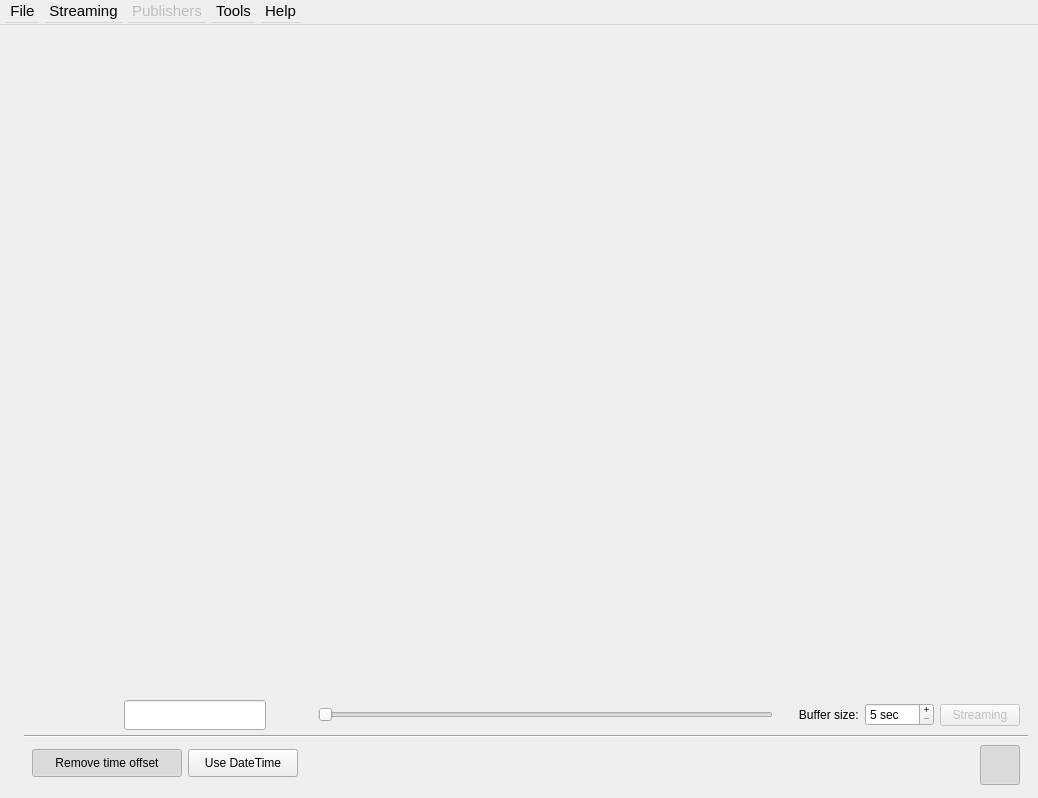
<?xml version="1.0" encoding="UTF-8"?>
<ui version="4.0">
 <class>MainWindow</class>
 <widget class="QMainWindow" name="MainWindow">
  <property name="windowModality">
   <enum>Qt::NonModal</enum>
  </property>
  <property name="geometry">
   <rect>
    <x>0</x>
    <y>0</y>
    <width>1038</width>
    <height>798</height>
   </rect>
  </property>
  <property name="focusPolicy">
   <enum>Qt::StrongFocus</enum>
  </property>
  <property name="windowTitle">
   <string>PlotJuggler</string>
  </property>
  <property name="windowIcon">
   <iconset resource="resource.qrc">
    <normaloff>:/icons/resources/office_chart_line_stacked.png</normaloff>:/icons/resources/office_chart_line_stacked.png</iconset>
  </property>
  <property name="styleSheet">
   <string notr="true"/>
  </property>
  <widget class="QWidget" name="centralWidget">
   <layout class="QVBoxLayout" name="verticalLayout">
    <property name="leftMargin">
     <number>6</number>
    </property>
    <property name="topMargin">
     <number>6</number>
    </property>
    <property name="rightMargin">
     <number>6</number>
    </property>
    <property name="bottomMargin">
     <number>6</number>
    </property>
    <item>
     <widget class="QSplitter" name="splitter">
      <property name="frameShape">
       <enum>QFrame::NoFrame</enum>
      </property>
      <property name="midLineWidth">
       <number>0</number>
      </property>
      <property name="orientation">
       <enum>Qt::Horizontal</enum>
      </property>
      <property name="opaqueResize">
       <bool>true</bool>
      </property>
      <property name="handleWidth">
       <number>1</number>
      </property>
      <property name="childrenCollapsible">
       <bool>false</bool>
      </property>
      <widget class="QFrame" name="leftFrame">
       <layout class="QVBoxLayout" name="leftLayout">
        <property name="spacing">
         <number>0</number>
        </property>
        <property name="leftMargin">
         <number>4</number>
        </property>
        <property name="topMargin">
         <number>4</number>
        </property>
        <property name="rightMargin">
         <number>4</number>
        </property>
        <property name="bottomMargin">
         <number>4</number>
        </property>
       </layout>
      </widget>
      <widget class="QWidget" name="plottingArea" native="true">
       <layout class="QVBoxLayout" name="verticalLayout_2">
        <property name="spacing">
         <number>0</number>
        </property>
        <property name="leftMargin">
         <number>4</number>
        </property>
        <property name="topMargin">
         <number>4</number>
        </property>
        <property name="rightMargin">
         <number>4</number>
        </property>
        <property name="bottomMargin">
         <number>4</number>
        </property>
        <item>
         <layout class="QVBoxLayout" name="plottingLayout">
          <property name="spacing">
           <number>0</number>
          </property>
          <item>
           <spacer name="verticalSpacer">
            <property name="orientation">
             <enum>Qt::Vertical</enum>
            </property>
            <property name="sizeHint" stdset="0">
             <size>
              <width>20</width>
              <height>0</height>
             </size>
            </property>
           </spacer>
          </item>
          <item>
           <widget class="QWidget" name="widgetTimescale" native="true">
            <property name="maximumSize">
             <size>
              <width>16777215</width>
              <height>40</height>
             </size>
            </property>
            <layout class="QHBoxLayout" name="horizontalLayoutZoom" stretch="0,0,0,0,1,0,0,0,0">
             <property name="leftMargin">
              <number>8</number>
             </property>
             <property name="topMargin">
              <number>0</number>
             </property>
             <property name="rightMargin">
              <number>8</number>
             </property>
             <property name="bottomMargin">
              <number>0</number>
             </property>
             <item>
              <widget class="QPushButton" name="pushButtonOptions">
               <property name="minimumSize">
                <size>
                 <width>40</width>
                 <height>40</height>
                </size>
               </property>
               <property name="maximumSize">
                <size>
                 <width>40</width>
                 <height>40</height>
                </size>
               </property>
               <property name="focusPolicy">
                <enum>Qt::NoFocus</enum>
               </property>
               <property name="toolTip">
                <string>&lt;html&gt;&lt;head/&gt;&lt;body&gt;&lt;p&gt;Show/Hide extra options&lt;/p&gt;&lt;/body&gt;&lt;/html&gt;</string>
               </property>
               <property name="styleSheet">
                <string notr="true"/>
               </property>
               <property name="text">
                <string/>
               </property>
               <property name="icon">
                <iconset resource="resource.qrc">
                 <normaloff>:/icons/resources/light/settings_cog.png</normaloff>:/icons/resources/light/settings_cog.png</iconset>
               </property>
               <property name="iconSize">
                <size>
                 <width>28</width>
                 <height>28</height>
                </size>
               </property>
               <property name="checkable">
                <bool>true</bool>
               </property>
               <property name="flat">
                <bool>true</bool>
               </property>
              </widget>
             </item>
             <item>
              <widget class="QPushButton" name="pushButtonTimeTracker">
               <property name="minimumSize">
                <size>
                 <width>40</width>
                 <height>40</height>
                </size>
               </property>
               <property name="maximumSize">
                <size>
                 <width>40</width>
                 <height>40</height>
                </size>
               </property>
               <property name="focusPolicy">
                <enum>Qt::NoFocus</enum>
               </property>
               <property name="toolTip">
                <string>&lt;html&gt;&lt;head/&gt;&lt;body&gt;&lt;p&gt;Change the amount of information displayed with the vertical TimeTracker&lt;/p&gt;&lt;/body&gt;&lt;/html&gt;</string>
               </property>
               <property name="styleSheet">
                <string notr="true"/>
               </property>
               <property name="text">
                <string/>
               </property>
               <property name="icon">
                <iconset resource="resource.qrc">
                 <normaloff>:/icons/resources/light/line_tracker_1.png</normaloff>:/icons/resources/light/line_tracker_1.png</iconset>
               </property>
               <property name="iconSize">
                <size>
                 <width>36</width>
                 <height>36</height>
                </size>
               </property>
               <property name="flat">
                <bool>true</bool>
               </property>
              </widget>
             </item>
             <item>
              <widget class="QLineEdit" name="displayTime">
               <property name="sizePolicy">
                <sizepolicy hsizetype="MinimumExpanding" vsizetype="Fixed">
                 <horstretch>0</horstretch>
                 <verstretch>0</verstretch>
                </sizepolicy>
               </property>
               <property name="minimumSize">
                <size>
                 <width>80</width>
                 <height>30</height>
                </size>
               </property>
               <property name="maximumSize">
                <size>
                 <width>200</width>
                 <height>16777215</height>
                </size>
               </property>
               <property name="font">
                <font>
                 <pointsize>11</pointsize>
                </font>
               </property>
               <property name="alignment">
                <set>Qt::AlignCenter</set>
               </property>
               <property name="readOnly">
                <bool>true</bool>
               </property>
              </widget>
             </item>
             <item>
              <widget class="QPushButton" name="pushButtonPlay">
               <property name="minimumSize">
                <size>
                 <width>40</width>
                 <height>40</height>
                </size>
               </property>
               <property name="maximumSize">
                <size>
                 <width>40</width>
                 <height>40</height>
                </size>
               </property>
               <property name="focusPolicy">
                <enum>Qt::NoFocus</enum>
               </property>
               <property name="styleSheet">
                <string notr="true">QPushButton:checked {
    background-color: transparent;
    border:  0px;
    padding: 3px;
    outline: none;
}</string>
               </property>
               <property name="text">
                <string/>
               </property>
               <property name="icon">
                <iconset resource="resource.qrc">
                 <normaloff>:/icons/resources/light/play_arrow.png</normaloff>
                 <normalon>:/icons/resources/light/pause.png</normalon>:/icons/resources/light/play_arrow.png</iconset>
               </property>
               <property name="iconSize">
                <size>
                 <width>36</width>
                 <height>36</height>
                </size>
               </property>
               <property name="checkable">
                <bool>true</bool>
               </property>
               <property name="checked">
                <bool>false</bool>
               </property>
               <property name="flat">
                <bool>true</bool>
               </property>
              </widget>
             </item>
             <item>
              <widget class="RealSlider" name="timeSlider">
               <property name="enabled">
                <bool>true</bool>
               </property>
               <property name="sizePolicy">
                <sizepolicy hsizetype="Expanding" vsizetype="Fixed">
                 <horstretch>1</horstretch>
                 <verstretch>0</verstretch>
                </sizepolicy>
               </property>
               <property name="minimumSize">
                <size>
                 <width>0</width>
                 <height>40</height>
                </size>
               </property>
               <property name="maximumSize">
                <size>
                 <width>16777215</width>
                 <height>40</height>
                </size>
               </property>
               <property name="focusPolicy">
                <enum>Qt::WheelFocus</enum>
               </property>
               <property name="maximum">
                <number>0</number>
               </property>
               <property name="orientation">
                <enum>Qt::Horizontal</enum>
               </property>
               <property name="tickPosition">
                <enum>QSlider::NoTicks</enum>
               </property>
               <property name="tickInterval">
                <number>1</number>
               </property>
              </widget>
             </item>
             <item>
              <spacer name="horizontalSpacer">
               <property name="orientation">
                <enum>Qt::Horizontal</enum>
               </property>
               <property name="sizeHint" stdset="0">
                <size>
                 <width>10</width>
                 <height>20</height>
                </size>
               </property>
              </spacer>
             </item>
             <item>
              <widget class="QLabel" name="streamingLabel">
               <property name="text">
                <string>   Buffer size:</string>
               </property>
              </widget>
             </item>
             <item>
              <widget class="QSpinBox" name="streamingSpinBox">
               <property name="focusPolicy">
                <enum>Qt::ClickFocus</enum>
               </property>
               <property name="toolTip">
                <string>Size of the  Buffer (seconds)</string>
               </property>
               <property name="buttonSymbols">
                <enum>QAbstractSpinBox::PlusMinus</enum>
               </property>
               <property name="accelerated">
                <bool>true</bool>
               </property>
               <property name="correctionMode">
                <enum>QAbstractSpinBox::CorrectToPreviousValue</enum>
               </property>
               <property name="suffix">
                <string> sec</string>
               </property>
               <property name="minimum">
                <number>5</number>
               </property>
               <property name="maximum">
                <number>100</number>
               </property>
               <property name="value">
                <number>5</number>
               </property>
              </widget>
             </item>
             <item>
              <widget class="QPushButton" name="pushButtonStreaming">
               <property name="enabled">
                <bool>false</bool>
               </property>
               <property name="focusPolicy">
                <enum>Qt::NoFocus</enum>
               </property>
               <property name="toolTip">
                <string>&lt;html&gt;&lt;head/&gt;&lt;body&gt;&lt;p&gt;Start/Stop streaming&lt;/p&gt;&lt;p&gt;( &lt;span style=&quot; font-weight:600;&quot;&gt;CTRL+Space &lt;/span&gt;)&lt;/p&gt;&lt;/body&gt;&lt;/html&gt;</string>
               </property>
               <property name="text">
                <string>Streaming</string>
               </property>
               <property name="checkable">
                <bool>true</bool>
               </property>
              </widget>
             </item>
            </layout>
           </widget>
          </item>
          <item>
           <widget class="Line" name="line">
            <property name="orientation">
             <enum>Qt::Horizontal</enum>
            </property>
           </widget>
          </item>
          <item>
           <widget class="QWidget" name="widgetOptions" native="true">
            <property name="minimumSize">
             <size>
              <width>0</width>
              <height>50</height>
             </size>
            </property>
            <property name="maximumSize">
             <size>
              <width>16777215</width>
              <height>50</height>
             </size>
            </property>
            <layout class="QHBoxLayout" name="horizontalLayout_2">
             <property name="leftMargin">
              <number>8</number>
             </property>
             <property name="topMargin">
              <number>2</number>
             </property>
             <property name="rightMargin">
              <number>8</number>
             </property>
             <property name="bottomMargin">
              <number>2</number>
             </property>
             <item>
              <widget class="QPushButton" name="pushButtonRemoveTimeOffset">
               <property name="sizePolicy">
                <sizepolicy hsizetype="Preferred" vsizetype="Fixed">
                 <horstretch>0</horstretch>
                 <verstretch>0</verstretch>
                </sizepolicy>
               </property>
               <property name="minimumSize">
                <size>
                 <width>150</width>
                 <height>28</height>
                </size>
               </property>
               <property name="maximumSize">
                <size>
                 <width>16777215</width>
                 <height>28</height>
                </size>
               </property>
               <property name="focusPolicy">
                <enum>Qt::NoFocus</enum>
               </property>
               <property name="toolTip">
                <string>&lt;html&gt;&lt;head/&gt;&lt;body&gt;&lt;p&gt;If checked, an offset will be applied to each timeseries to ensure that the first time instant is equal to zero.&lt;/p&gt;&lt;/body&gt;&lt;/html&gt;</string>
               </property>
               <property name="text">
                <string>Remove time offset</string>
               </property>
               <property name="iconSize">
                <size>
                 <width>16</width>
                 <height>28</height>
                </size>
               </property>
               <property name="checkable">
                <bool>true</bool>
               </property>
               <property name="checked">
                <bool>true</bool>
               </property>
              </widget>
             </item>
             <item>
              <widget class="QPushButton" name="pushButtonUseDateTime">
               <property name="sizePolicy">
                <sizepolicy hsizetype="Preferred" vsizetype="Fixed">
                 <horstretch>0</horstretch>
                 <verstretch>0</verstretch>
                </sizepolicy>
               </property>
               <property name="minimumSize">
                <size>
                 <width>110</width>
                 <height>28</height>
                </size>
               </property>
               <property name="maximumSize">
                <size>
                 <width>16777215</width>
                 <height>28</height>
                </size>
               </property>
               <property name="focusPolicy">
                <enum>Qt::NoFocus</enum>
               </property>
               <property name="toolTip">
                <string>&lt;html&gt;&lt;head/&gt;&lt;body&gt;&lt;p&gt;If active, visualize the current time as DateTime ( YYYY/MM/DD:m::s::ms)&lt;/p&gt;&lt;/body&gt;&lt;/html&gt;</string>
               </property>
               <property name="text">
                <string>Use DateTime</string>
               </property>
               <property name="checkable">
                <bool>true</bool>
               </property>
              </widget>
             </item>
             <item>
              <spacer name="horizontalSpacer_2">
               <property name="orientation">
                <enum>Qt::Horizontal</enum>
               </property>
               <property name="sizeHint" stdset="0">
                <size>
                 <width>40</width>
                 <height>20</height>
                </size>
               </property>
              </spacer>
             </item>
             <item>
              <widget class="QPushButton" name="pushButtonActivateGrid">
               <property name="sizePolicy">
                <sizepolicy hsizetype="Preferred" vsizetype="Preferred">
                 <horstretch>40</horstretch>
                 <verstretch>40</verstretch>
                </sizepolicy>
               </property>
               <property name="minimumSize">
                <size>
                 <width>40</width>
                 <height>40</height>
                </size>
               </property>
               <property name="maximumSize">
                <size>
                 <width>40</width>
                 <height>40</height>
                </size>
               </property>
               <property name="focusPolicy">
                <enum>Qt::NoFocus</enum>
               </property>
               <property name="toolTip">
                <string>&lt;html&gt;&lt;head/&gt;&lt;body&gt;&lt;p&gt;Show/Hide the grid&lt;/p&gt;&lt;/body&gt;&lt;/html&gt;</string>
               </property>
               <property name="styleSheet">
                <string notr="true"/>
               </property>
               <property name="text">
                <string/>
               </property>
               <property name="icon">
                <iconset resource="resource.qrc">
                 <normaloff>:/icons/resources/light/grid.png</normaloff>:/icons/resources/light/grid.png</iconset>
               </property>
               <property name="iconSize">
                <size>
                 <width>32</width>
                 <height>32</height>
                </size>
               </property>
               <property name="checkable">
                <bool>true</bool>
               </property>
               <property name="flat">
                <bool>true</bool>
               </property>
              </widget>
             </item>
             <item>
              <widget class="QPushButton" name="pushButtonRatio">
               <property name="sizePolicy">
                <sizepolicy hsizetype="Minimum" vsizetype="Fixed">
                 <horstretch>0</horstretch>
                 <verstretch>0</verstretch>
                </sizepolicy>
               </property>
               <property name="minimumSize">
                <size>
                 <width>40</width>
                 <height>40</height>
                </size>
               </property>
               <property name="maximumSize">
                <size>
                 <width>40</width>
                 <height>35</height>
                </size>
               </property>
               <property name="focusPolicy">
                <enum>Qt::NoFocus</enum>
               </property>
               <property name="toolTip">
                <string>Keep the aspect ratio of XY plots</string>
               </property>
               <property name="text">
                <string/>
               </property>
               <property name="icon">
                <iconset resource="resource.qrc">
                 <normaloff>:/icons/resources/light/ratio.png</normaloff>:/icons/resources/light/ratio.png</iconset>
               </property>
               <property name="iconSize">
                <size>
                 <width>32</width>
                 <height>32</height>
                </size>
               </property>
               <property name="checkable">
                <bool>true</bool>
               </property>
               <property name="checked">
                <bool>true</bool>
               </property>
               <property name="flat">
                <bool>true</bool>
               </property>
              </widget>
             </item>
            </layout>
           </widget>
          </item>
         </layout>
        </item>
       </layout>
      </widget>
     </widget>
    </item>
   </layout>
  </widget>
  <widget class="MenuBar" name="menuBar">
   <property name="geometry">
    <rect>
     <x>0</x>
     <y>0</y>
     <width>1038</width>
     <height>25</height>
    </rect>
   </property>
   <property name="minimumSize">
    <size>
     <width>0</width>
     <height>25</height>
    </size>
   </property>
   <property name="font">
    <font>
     <pointsize>11</pointsize>
    </font>
   </property>
   <property name="defaultUp">
    <bool>false</bool>
   </property>
   <property name="nativeMenuBar">
    <bool>false</bool>
   </property>
   <widget class="QMenu" name="menuFile">
    <property name="toolTip">
     <string>File Menu (ALT+F)</string>
    </property>
    <property name="title">
     <string>File</string>
    </property>
    <addaction name="actionLoadData"/>
    <addaction name="actionLoadRecentDatafile"/>
    <addaction name="actionLoadDummyData"/>
    <addaction name="actionReloadPrevious"/>
    <addaction name="actionDeleteAllData"/>
    <addaction name="separator"/>
    <addaction name="actionLoadLayout"/>
    <addaction name="actionLoadRecentLayout"/>
    <addaction name="actionSaveLayout"/>
    <addaction name="actionSave_as_matlab"/>
    <addaction name="separator"/>
    <addaction name="actionExit"/>
   </widget>
   <widget class="QMenu" name="menuStreaming">
    <property name="toolTip">
     <string>Streaming Plugins (ALT+S)</string>
    </property>
    <property name="title">
     <string>Streaming</string>
    </property>
    <addaction name="actionStopStreaming"/>
    <addaction name="actionClearBuffer"/>
    <addaction name="separator"/>
   </widget>
   <widget class="QMenu" name="menuPublishers">
    <property name="enabled">
     <bool>false</bool>
    </property>
    <property name="toolTip">
     <string>Publisher plugins (ALT+P)</string>
    </property>
    <property name="title">
     <string>Publishers</string>
    </property>
   </widget>
   <widget class="QMenu" name="menuHelp">
    <property name="toolTip">
     <string>Help (ALT+H)</string>
    </property>
    <property name="title">
     <string>Help</string>
    </property>
    <addaction name="actionCheatsheet"/>
    <addaction name="actionSupportPlotJuggler"/>
    <addaction name="actionReportBug"/>
    <addaction name="separator"/>
    <addaction name="actionAbout"/>
   </widget>
   <widget class="QMenu" name="menuTools">
    <property name="title">
     <string>Tools</string>
    </property>
    <addaction name="separator"/>
    <addaction name="actionFunction_editor"/>
    <addaction name="actionMaximizePlots"/>
    <addaction name="actionSaveAllPlotTabs"/>
   </widget>
   <addaction name="menuFile"/>
   <addaction name="menuStreaming"/>
   <addaction name="menuPublishers"/>
   <addaction name="menuTools"/>
   <addaction name="menuHelp"/>
  </widget>
  <action name="actionLoadData">
   <property name="text">
    <string>Load Data</string>
   </property>
   <property name="toolTip">
    <string>Load Data</string>
   </property>
  </action>
  <action name="actionLoadRecentDatafile">
   <property name="text">
    <string>Load recent datafile...</string>
   </property>
  </action>
  <action name="actionDeleteAllData">
   <property name="text">
    <string>Delete all data</string>
   </property>
  </action>
  <action name="actionLoadLayout">
   <property name="text">
    <string>Load layout</string>
   </property>
  </action>
  <action name="actionLoadRecentLayout">
   <property name="text">
    <string>Load recent layout...</string>
   </property>
  </action>
  <action name="actionSaveLayout">
   <property name="text">
    <string>Save layout</string>
   </property>
  </action>
  <action name="actionExit">
   <property name="text">
    <string>Exit</string>
   </property>
   <property name="shortcut">
    <string>Ctrl+Q</string>
   </property>
  </action>
  <action name="actionAbout">
   <property name="text">
    <string>About</string>
   </property>
  </action>
  <action name="actionStopStreaming">
   <property name="enabled">
    <bool>false</bool>
   </property>
   <property name="text">
    <string>Stop streaming</string>
   </property>
  </action>
  <action name="actionReportBug">
   <property name="text">
    <string>Report a bug...</string>
   </property>
   <property name="toolTip">
    <string>Report issue on Github</string>
   </property>
  </action>
  <action name="actionClearBuffer">
   <property name="text">
    <string>Clear buffer</string>
   </property>
  </action>
  <action name="actionReloadPrevious">
   <property name="text">
    <string>Quick Data Reload</string>
   </property>
  </action>
  <action name="actionMaximizePlots">
   <property name="text">
    <string>Maximize plots</string>
   </property>
   <property name="toolTip">
    <string>Maximize plots [F10]</string>
   </property>
  </action>
  <action name="actionSaveAllPlotTabs">
   <property name="text">
    <string>Save all plot tabs as images</string>
   </property>
   <property name="toolTip">
    <string>Save each tab as a separate image.</string>
   </property>
  </action>
  <action name="actionLoadDummyData">
   <property name="text">
    <string>Load Dummy Data</string>
   </property>
  </action>
  <action name="actionFunction_editor">
   <property name="text">
    <string>Open Function Editor</string>
   </property>
  </action>
  <action name="actionCheatsheet">
   <property name="text">
    <string>Cheatsheet</string>
   </property>
  </action>
  <action name="actionSupportPlotJuggler">
   <property name="text">
    <string>Support PlotJuggler</string>
   </property>
  </action>
  <action name="actionSave_as_matlab">
   <property name="text">
    <string>Save as matlab</string>
   </property>
  </action>
 </widget>
 <layoutdefault spacing="6" margin="11"/>
 <customwidgets>
  <customwidget>
   <class>RealSlider</class>
   <extends>QSlider</extends>
   <header location="global">realslider.h</header>
  </customwidget>
  <customwidget>
   <class>MenuBar</class>
   <extends>QMenuBar</extends>
   <header location="global">menubar.h</header>
  </customwidget>
 </customwidgets>
 <resources>
  <include location="resource.qrc"/>
 </resources>
 <connections/>
</ui>
